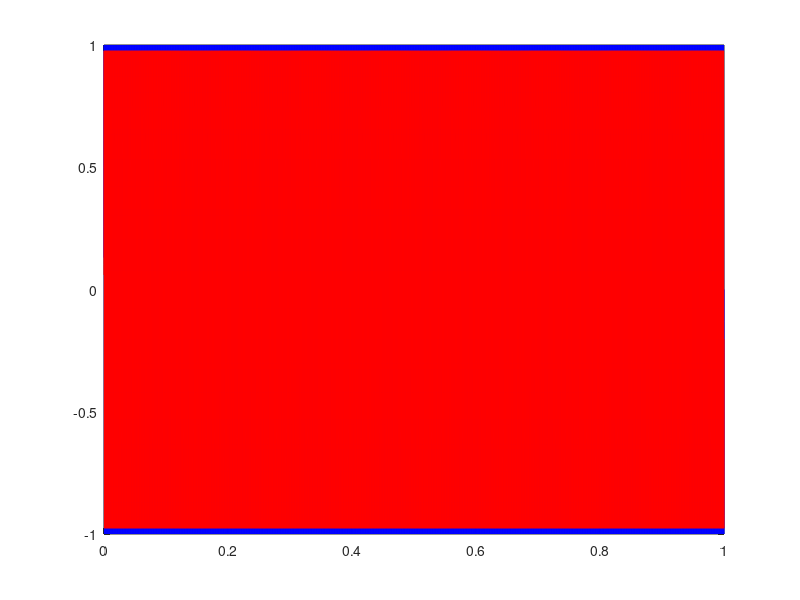
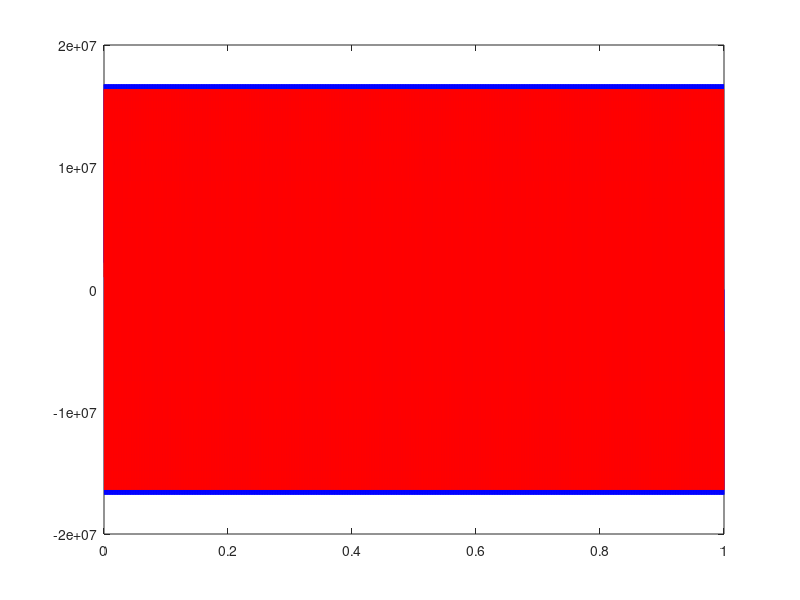
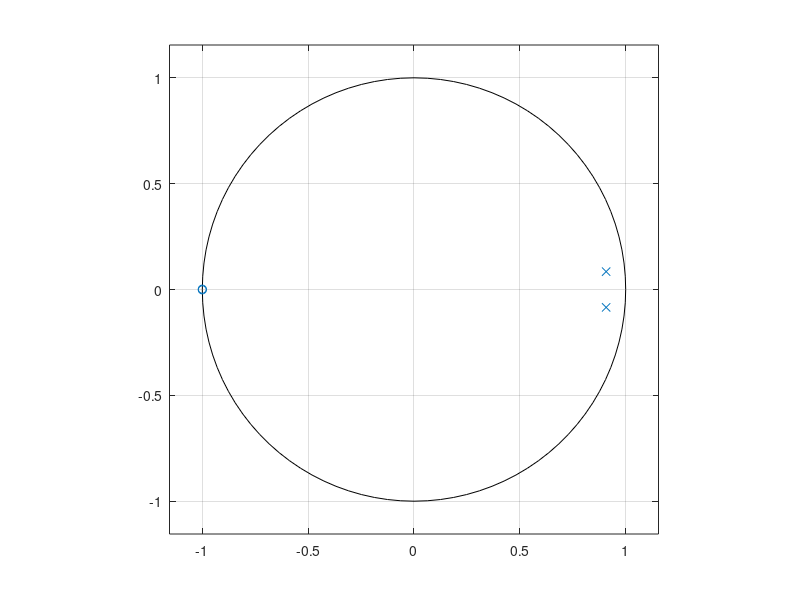
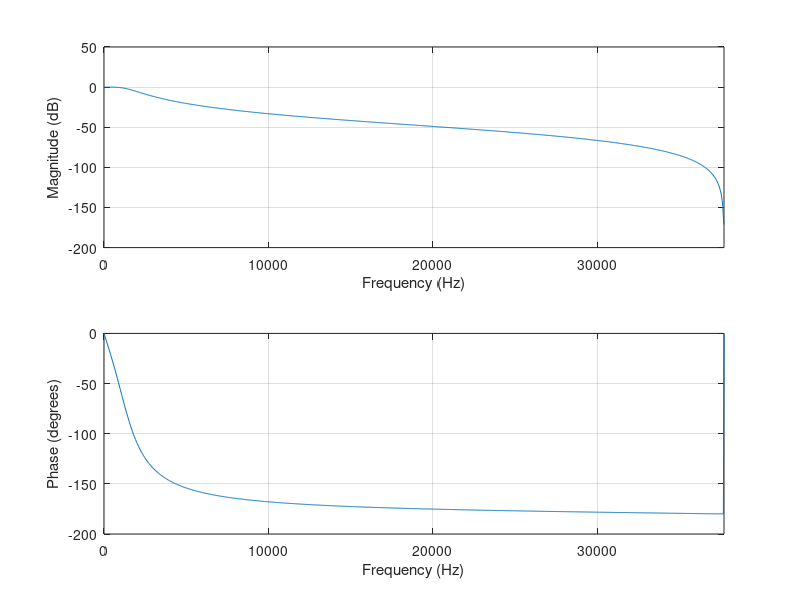

Source code (MATLAB) for these figures, in order: (Note: this script raises an error after producing the figures.)
% Generate data
fs = 48000;
duration = 1;
t = [1/fs:1/fs:duration];

%% Create notch filter
% Note the notch filter is create on behalf of the equations
% presented/calculated in "Notch filter.mcdx".

% Create filter coefficients
f0 = 10000; %hz
Q = 4;
%BW = 3; % In Octaves!
dbGain = -40; % Does not matter in a notch filter!

% Note that f0 is the target frequency for the filter.

r_n = 1; % Nullpoint unit circle distance.
r_p = 0.9; %Pole unit circle distance.


A = 10^(dbGain/40);
w0 = 2 * pi * f0/fs;
alpha = sin(w0) / (2 * Q); %Q
%alpha = sin(w0) * sinh((log(2)/2) * BW * (w0/sin(w0))); %BW

b0 = 1 + alpha * A;
b1 = -2*cos(w0);
b2 = 1 - alpha * A;
a0 = 1 + alpha/A;
a1 = -2*cos(w0);
a2 = 1 - alpha/A;

b = [b0, b1, b2];
a = [a0, a1, a2];
figure(6)
zplane(b, a)
figure(7)
freqz(b,a, 1024, fs/2*pi)

%% Convert to fixed point
frac = 24;

f = 1000;
signal = sin(2*pi*f*t);
fpsignal = int64(sin(2*pi*f*t) * (2^frac - 1));


b0_a0 = b0/a0
b1_a0 = b1/a0
b2_a0 = b2/a0
a1_a0 = a1/a0
a2_a0 = a2/a0


fp_b0_a0 = int64(b0/a0 * (2^frac - 1))
fp_b1_a0 = int64(b1/a0 * (2^frac - 1))
fp_b2_a0 = int64(b2/a0 * (2^frac - 1))
fp_a1_a0 = int64(a1/a0 * (2^frac - 1))
fp_a2_a0 = int64(a2/a0 * (2^frac - 1))

coeffs = [b0_a0, b1_a0, b2_a0, -a1_a0, -a2_a0];
samples = [0, 0, 0, 0, 0];
resultsignal = zeros(length(signal), 1);

fpcoeffs = [fp_b0_a0, fp_b1_a0, fp_b2_a0, -fp_a1_a0, -fp_a2_a0];
fpsamples = [0, 0, 0, 0, 0]; %x0, x1, x2, y1, y2
resultfpsignal = zeros(length(fpsignal), 1);

for n = 1:length(signal)
    % Normal 
    samples(1) = signal(n);
    
    result = 0;
    for i = 1:1:5
        result = result + coeffs(i) * samples(i);
    end

    samples(5) = samples(4);
    samples(4) = result;
    samples(3) = samples(2);
    samples(2) = samples(1);

    resultsignal(n) = result;


    % Fixed point
    fpsamples(1) = fpsignal(n);
    fpresult = 0;
    for i = 1:1:5
        fpresult = fpresult + bitshift(fpcoeffs(i) * fpsamples(i), -frac);
    end
    

    fpsamples(5) = fpsamples(4);
    fpsamples(4) = fpresult;
    fpsamples(3) = fpsamples(2);
    fpsamples(2) = fpsamples(1);

    resultfpsignal(n) = fpresult;
end

for n = 1:128
    fprintf("%f,", signal(n))
end
fprintf("\n")

for n = 1:128
    fprintf("%f,", resultsignal(n))
end
fprintf("\n")

for n = 1:128
    fprintf("%i,", fpsignal(n))
end
fprintf("\n")

for n = 1:128
    fprintf("%i,", resultfpsignal(n))
end
fprintf("\n")


fig1 = figure(1);
plot(t, signal, color='b')
hold("on");
plot(t, resultsignal, color='r')
hold("off")


fig2 = figure(2);
plot(t, fpsignal, color='b')
hold("on");
plot(t, resultfpsignal, color='r')
hold("off")

%% Stuff
b0 = 0.00391608;
b1 = 0.00783215;
b2 = 0.00391608;
a0 = 1;
a1 = -1.81531792;
a2 = 0.83098222;

frac = 23;

b0_a0 = int64(b0 * (2^frac - 1))
b1_a0 = int64(b1 * (2^frac - 1))
b2_a0 = int64(b2 * (2^frac - 1))
a1_a0 = int64(-a1 * (2^frac - 1))
a2_a0 = int64(-a2 * (2^frac - 1))

b = [b0, b1, b2];
a = [a0, a1, a2];
figure(6)
zplane(b, a)
figure(7)
freqz(b,a, 1024, fs/2*pi)

%% Filter:
% See mathcad prime document "Notch filter.mcdx" for equations.
% y(n) = b0*x(n) - b1*x(n-1) + b2*x(n-2) + a1*y(n-1) - a2*y(n-2)

filter_y_offset = 2;
filter_x_offset = 2;

y1 = zeros(length(x1)+filter_y_offset, 1);
y2 = zeros(length(x1)+filter_y_offset, 1);

pre = 5;

for n = (1 + filter_y_offset):length(x1)
    % y(n) = b0*x(n) + b1*x(n-1) + b2*x(n-2) - a1*y(n-1) - a2*y(n-2); %Prob negative a1 and a2 in the difference equation and in the coefficients a1 and a2.
    %y(n) = b0*x(n) + b1*x(n-1) + b2*x(n-2) - a1*y(n-1) - a2*y(n-2);
    y1(n) = b0/a0 * x1(n) + b1/a0 * x1(n-1) + b2/a0 * x1(n-2) - a1/a0 * y1(n-1) - a2/a0*y1(n-2);
    y2(n) = b0/a0 * x2(n) + b1/a0 * x2(n-1) + b2/a0 * x2(n-2) - a1/a0 * y2(n-1) - a2/a0*y2(n-2);
end

figure(1);
plot(x1);

figure(2);
plot(y1);

%% fft
h = fft(x1);
figure(3);
plot(abs(h))

h2 = fft(y1);
figure(4);
plot(abs(h2))


%% playback raw
sound([x1, x2], fs)


%% playback filtered
sound([y1, y2], fs)

